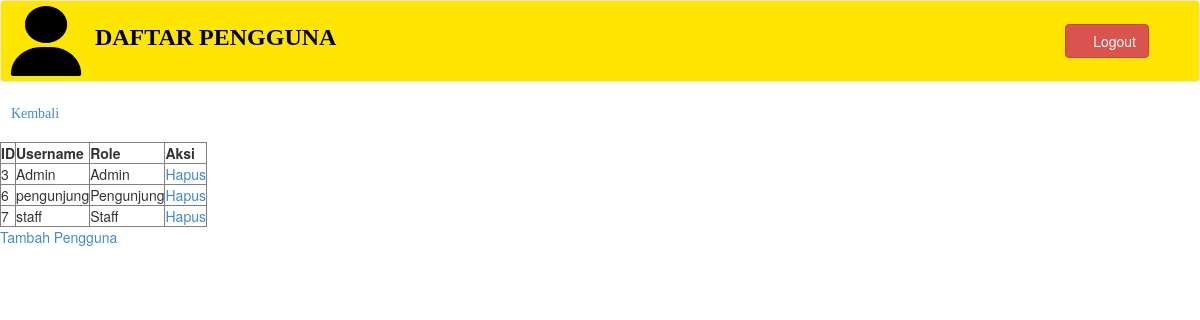
The app's page /users.php (signed in) with its own data.
### tables this page shows
CREATE TABLE `users` (
  `id` int(11) NOT NULL,
  `username` varchar(50) NOT NULL,
  `password` varchar(255) NOT NULL,
  `role` enum('Admin','Staff','Pengunjung') NOT NULL
);

### users.php (the view, shortened to what this page needs)
<?php
include 'includes/config.php';
$sql = "SELECT * FROM users";
$result = $conn->query($sql);
?>
<!DOCTYPE html>
<html xmlns="http://www.w3.org/1999/xhtml">
<head>
    <link href="assets/css/bootstrap.css" rel="stylesheet" />
    <link href="assets/css/font-awesome.css" rel="stylesheet" />
</head>
<body>
    <div id="wrapper">
        <nav class="navbar navbar-default navbar-cls-top " role="navigation" style="margin-bottom: 30;background: #FFE600;">
            <div style="display: inline-block;vertical-align: top;">
            <img src="assets/images/user.png" style="height: 70px; width:80px ;margin: 5px;" />
            <b style="font-size: x-large; color:black ; font-family: Times New Roman;">DAFTAR PENGGUNA</b></div>
          <div style="color: white;
        padding: 15px 50px 5px 50px;
        float: right;
        font-size: 16px;">
          <a href="users.php"><i class="fa fa-gear" style="font-size:24px; color: black; padding-top: 14px"></i></a> &nbsp;<a href="logout.php" class="btn btn-danger square-btn-adjust" style="margin-top: -10px"><i class="fa fa-sign-out"></i> Logout</a> </div>
        </nav>
     <a href="home.php" class="fa fa-arrow-left">Kembali</a>
     <br>
     <br>
    <table border="1">
        <tr>
            <th>ID</th>
            <th>Username</th>
            <th>Role</th>
            <th>Aksi</th>
        </tr>
        <?php
        if ($result->num_rows > 0) {
            while($row = $result->fetch_assoc()) {
                echo "<tr>
                        <td>{$row['id']}</td>
                        <td>{$row['username']}</td>
                        <td>{$row['role']}</td>
                        <td>
                            <a href='delete_user.php?id={$row['id']}'>Hapus</a>
                        </td>
                    </tr>";
            }
        } else {
            echo "<tr><td colspan='4'>Tidak ada pengguna</td></tr>";
        }
        ?>
    </table>
    <a href="tambah_users.php">Tambah Pengguna</a>
</body>
</html>

### records on screen
users: id "3", username "Admin", role "Admin"
users: id "6", username "pengunjung", role "Pengunjung"
users: id "7", username "staff", role "Staff"
